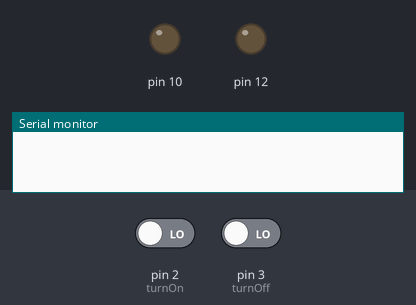
The sketch below on a simulated Arduino Uno, built with avr-gcc and run on an emulated ATmega328P. Parts: output pins drawn as LEDs (lit = HIGH), the last lines printed to the serial monitor. Inputs (shaded band) come from the test bench; at power-on: pin 2 (turnOn) LOW, pin 3 (turnOff) LOW.

Above: at 1.2 s.
1.3 s: pin 2 (turnOn) driven HIGH
At 1.6 s:
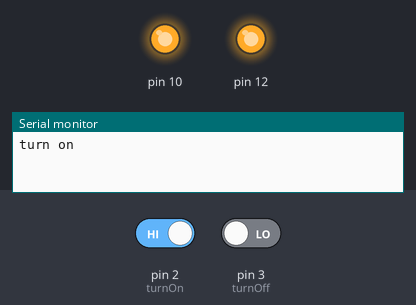
4.3 s: pin 3 (turnOff) driven HIGH
At 5.4 s:
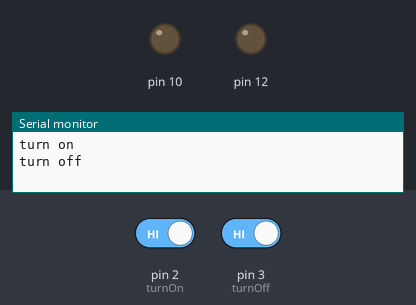
Timing chart, 0 to 7.3 s (numbered marks = the images above; inputs shaded):
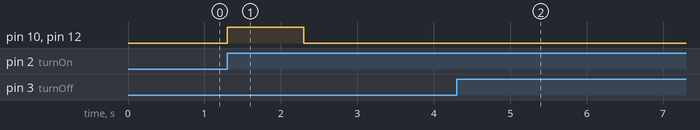

Measured:
- after the input at 1.3 s, pin 10, pin 12: LOW → HIGH at once, → LOW 1.0 s later
- after the input at 4.3 s, pin 10, pin 12: stops changing and stays LOW

The sketch:

main.ino
```cpp
 #include "Led.h"
 #include "Button.h"
 #include "Relay.h"

Relay relay(12);
Led red(10);
Button turnOn(2);
Button turnOff(3);
bool powerOn = false;
bool waterOn = false;
unsigned long previousMillis = 0; // will store last time LED was updated
unsigned long currentMillis;
const long timeOn = 1000; //[ms] time with light on
const long timeOff = 2000; //[ms] time with light off

void setup()
{
  Serial.begin(9600);
}

void loop()
{
  while(powerOn){
    currentMillis = millis();
    if(waterOn && (currentMillis - previousMillis >= timeOn)){
      previousMillis = currentMillis;
      waterOn=false;
      red.turnOff();
      relay.setRelayOff();
    }
    else if(!waterOn && (currentMillis - previousMillis >= timeOff)){
      previousMillis = currentMillis;
      red.turnOn();
      relay.setRelayOn();
      waterOn=true;
    }
    if(turnOff.isClicked()){
      Serial.println("turn off");
      powerOn = false;
      waterOn=false;
      relay.setRelayOff();
      red.turnOff();
    }
  }
  while(!powerOn){
    if(turnOn.isClicked()){
      Serial.println("turn on");
      currentMillis = millis();
      previousMillis = currentMillis;
      powerOn = true;
      waterOn=true;
      relay.setRelayOn();
      red.turnOn();
    }
  }
}
```

Button.cpp
```cpp
#include "Arduino.h"
#include "Button.h"

Button::Button(int pin){
  pinMode(pin, INPUT);
  _pin = pin;
};


bool Button::isClicked(){
  bool currentState = digitalRead(_pin);
  // State goes from LOW to HIGH (ie button pressed)
  if(!_previousState && currentState){
    _previousState=true;
    return true;
  }
  // State goes from HIGH to LOW (ie button released)
  else if(_previousState && !currentState){
    _previousState=false;
    return false;
  }
  return false;
};
```

Button.h
```cpp
#ifndef Button_h
#define Button_h
#include "Arduino.h"

class Button {
  public:
    Button(int pin);
    bool isClicked();
  private:
    int _pin;
    bool _previousState;
};
#endif
```

Led.cpp
```cpp
#include "Arduino.h"
#include "Led.h"
Led::Led(int pin){
  pinMode(pin,OUTPUT);
  _pin = pin;
};

void Led::turnOn(){
  digitalWrite(_pin, HIGH);
};

void Led::turnOff(){
  digitalWrite(_pin, LOW);
};

void Led::toggle(){
  if(digitalRead(_pin) == HIGH){
    digitalWrite(_pin,LOW);
  }
  else{
    digitalWrite(_pin,HIGH);
  }
};
```

Led.h
```cpp
#include "Arduino.h"
#ifndef Led_h
#define Led_h

class Led {
  public:
    Led(int pin);
    void toggle();

    void turnOn();
    void turnOff();
  private:
    int _pin;
};

#endif
```

Relay.cpp
```cpp
 #include "Arduino.h"
 #include "Relay.h"

Relay::Relay(int pin){
  pinMode(pin,OUTPUT);
  _pin = pin;
};
bool Relay::getRelayState(){
  return digitalRead(_pin);
};
void Relay::setRelayOn(){
  digitalWrite(_pin, HIGH);
};
void Relay::setRelayOff(){
  digitalWrite(_pin, LOW);
};

void Relay::toggle(){
  if(digitalRead(_pin) == HIGH){
    digitalWrite(_pin,LOW);
  }
  else{
    digitalWrite(_pin,HIGH);
  }
}

 /*
// Pin definitions
#define RELAY_PIN 12

// Global variables and defines
const int timeInterval = 3000;


void setup()
{
  pinMode(RELAY_PIN,OUTPUT); // RELAY PIN
 digitalWrite(RELAY_PIN,HIGH); // Normally ON Only For Chanies Relay Module
}
void loop()
{
  digitalWrite(RELAY_PIN,LOW); // RELAY ON
  Serial.print("Light ON");
  delay(timeInterval);
  digitalWrite(RELAY_PIN,HIGH); // RELAY OFF
  Serial.print("Light OFF");
  delay(timeInterval);
}
  */
```

Relay.h
```cpp
#include "Arduino.h"
#ifndef Relay_h
#define Relay_h
class Relay{
  public:
    Relay(int pin);
    bool getRelayState();
    void setRelayOn();
    void setRelayOff();
    void toggle();
  private:
    int _pin;
};

#endif
```
